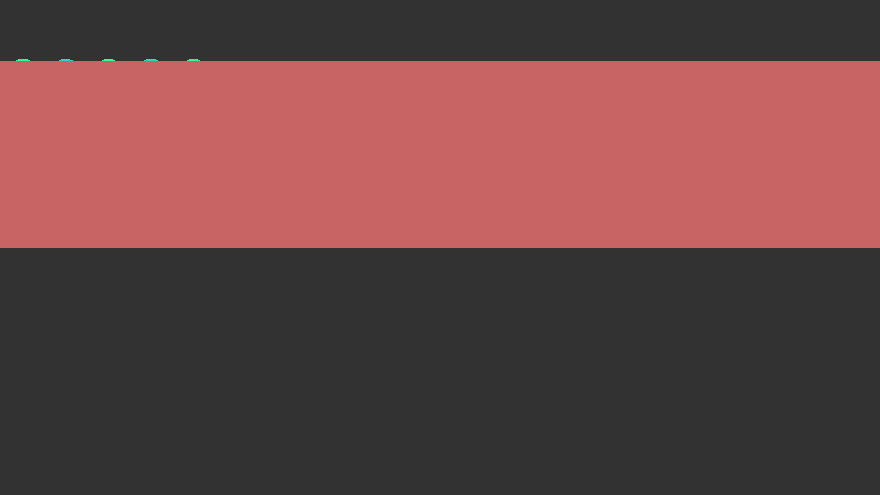
Frame 1 (no input)
Frame 2 (the mouse pressed at the canvas centre, redrawn once): identical to frame 1, image omitted

The Processing sketch that drew this single still picture (run headless with seeded random() and noise(); the mouse was pressed at the canvas centre and the sketch redrawn once):

// Processing sketch: Raytracer
// ── Raytracer.pde
float scale = 100;

//camera: position, rotation, FOV, aspectratio, width, density
Camera cam = new Camera(new PVector(0,0,0), new PVector(0,0,0), 40, 16.0/9.0, 880, new PVector(1,1));
Camera cam1 = new Camera(new PVector(0,0,0), new PVector(0,0,0), 90, 16.0/9.0, 880, new PVector(10,10));


// camera-dependent values
Camera selectedCam = cam;

//camera rotation: rotate sensor plane, calculate direction of center ray as orthogonal, use to calculate fov
PImage img = createImage(int(selectedCam.resolution.x), int(selectedCam.resolution.y), RGB);

int bounces = 10;

PVector bg_color = new PVector(50, 50, 50);

float u = selectedCam.u;

Object[] objects;

public void settings(){
  size(int(selectedCam.resolution.x),int(selectedCam.resolution.y));
  //fullScreen();

  noLoop();
}

void setup() {
  
  objects = new Object[] {
    new Sphere(new PVector(50, -100, 90), int(50), new PVector(255, 255, 255), 0, 0), // Light
    new Plane( new PVector(80, 60, 0), new PVector(200, 100, 100), 0.0, 0.5), // (subsoil)
    
    new Sphere(new PVector(-50, 40, 175), int(15), new PVector(46, 259, 151), 0.2, 0.5), // Small sphere
    new Sphere(new PVector(0, 40, 175), int(15), new PVector(46, 215, 187), 0.2, 0.5), // Small sphere
    new Sphere(new PVector(50, 40, 175), int(15), new PVector(46, 259, 151), 0.2, 0.5), // Small sphere
    new Sphere(new PVector(100, 40, 175), int(15), new PVector(46, 215, 187), 0.2, 0.5), // Small sphere
    new Sphere(new PVector(150, 40, 175), int(15), new PVector(46, 259, 151), 0.2, 0.5), // Small sphere
  };
}


void draw() {
  img.loadPixels();
  
  println(selectedCam, selectedCam.origin);
  
  // Sending a Ray for every pixel
  for (int x = 0; x < selectedCam.resolution.x; x++) {
    for (int y = 0; y < selectedCam.resolution.y; y++) {
      
      PVector renderColor = new PVector();
      color c;
      for (int a = 0; a < selectedCam.density.x; a++) {
        for (int b = 0; b < selectedCam.density.y; b++) {
          
          Ray r = new Ray(
            new PVector(x + selectedCam.origin.x + a/(selectedCam.density.x), y + selectedCam.origin.y + b/(selectedCam.density.y), 0 + selectedCam.origin.z), 
            new PVector( map(x, 0, selectedCam.resolution.x, -selectedCam.FOV , selectedCam.FOV ), map(y, 0, selectedCam.resolution.y, -selectedCam.FOV / selectedCam.aspectratio, selectedCam.FOV / selectedCam.aspectratio), 1)
          );
          
          if(a == 0 && b==0 && r.intGet() == false){
            renderColor = PVector.mult(bg_color, selectedCam.density.x * selectedCam.density.y);
            //break;
            a = int(selectedCam.density.x);
            b = int(selectedCam.density.y);
          }
          else {
            PVector col = r.cast(null, new PVector(), 0);
            renderColor.add(col);
            
          }
        }
      }
      
      c = color(renderColor.x / (selectedCam.density.x * selectedCam.density.y), renderColor.y / (selectedCam.density.x * selectedCam.density.y), renderColor.z / (selectedCam.density.x * selectedCam.density.y));
      //println(red(c), green(c), blue(c));
      img.pixels[int(y * selectedCam.resolution.x) + x] = c; // Adding pixel to image
    }
  }
  
  /*
  Ray r = new Ray( new PVector(x + a/(density/2), y + b/(density/2), 0), new PVector(0, 0, 1));
        if(a == 0 && r.intGet() == false){
          a = density;
        }
        else {
          PVector col = r.cast(null, new PVector(), 0);
          f++;
          //println(col);
          renderColor.add(col);
          
          b++;
        }
  */
  
  // Displaying the image
  img.updatePixels();
  image(img, 0, 0);
  
  // Saving the image
  //img.save("output.jpg");
  
  // Done message with timer
  println("done [" + millis()/1000 + "s " + (millis() - (millis()/1000 * 1000)) + "ms]");
  println(int(selectedCam.resolution.x * selectedCam.resolution.y) + " pixels rendered, using " + int((selectedCam.resolution.x * selectedCam.resolution.y) * (selectedCam.density.x * selectedCam.density.y)) + " rays. (" + int(selectedCam.density.x * selectedCam.density.y) + " rays per pixel)");
}

void calcRotation(Ray ray){
  float tempX = ray.origin.x;
  float tempY = ray.origin.y;
  float tempZ = ray.origin.z;
  
  // Um z 
  PVector temp = new PVector(tempX, tempY); 
  temp.rotate( radians(selectedCam.direction.z) );
  tempX = temp.x;
  tempY = temp.y;
 
  // Um y
  temp = new PVector(tempX, tempZ); 
  temp.rotate( radians(selectedCam.direction.y) );
  tempX = temp.x;
  tempZ = temp.y;
  
  // Um x
  temp = new PVector(tempZ, tempX); 
  temp.rotate( radians(selectedCam.direction.y) );
  tempZ = temp.x;
  tempX = temp.y;
  
  // set new origin
  ray.origin.x = tempX;
  ray.origin.y = tempY;
  ray.origin.z = tempZ;

}

// ── Camera.pde
class Camera {
  PVector origin;
  PVector direction;
  float FOV;
  float aspectratio;
  int frameWidth;
  int frameHeight;
  PVector resolution;
  PVector density;
  float u;
  Camera(PVector origin_, PVector direction_, float FOV_, float aspectratio_, int frameWidth_, PVector density_){
    u = frameWidth_ / scale;
    origin = PVector.mult(origin_, u);
    
    direction = direction_;
    FOV = map(FOV_, 0, 90, 0, 1); // Converting FOV from degrees to 0, 1
    aspectratio = aspectratio_;
    frameWidth = frameWidth_;
    frameHeight = int(frameWidth / aspectratio);
    resolution = new PVector(frameWidth, frameHeight); 
    density = density_;
  }
  
  void calcRotation(){
    return;
  }
}

// ── Material.pde
class Material{
  float roughness;
  float reflectivity;
  float luminance;
  PVector c;
  Material(color c_ , float roughness_, float reflectivity_, float luminance_){
    c = new PVector(red(c_),green(c_), blue(c_));
    roughness = roughness_;
    reflectivity = reflectivity_;
    luminance = luminance_;
  }
  
}

// ── Object.pde
class Object {
  PVector origin;

  PVector c;
  float roughness;
  float reflectivity;

  float intDist(Ray ray) {
    return 0;
  }
  
  PVector getIntNormal(Ray ray) {
    return new PVector();
  }
}

class Sphere extends Object { 
  int radius;
  PVector normal;

  Sphere(PVector origin_, int radius_, PVector c_, float roughness_, float reflectivity_) {
    origin = origin_;
    radius = radius_;
    c = c_;
    roughness = roughness_;
    reflectivity = reflectivity_;
  } 

  float intDist(Ray ray) {
    float t0;
    float t1;
    float t2;

    // formeln von scratchapixel.com
    float a = pow(ray.direction.mag(), 2);
    float b = PVector.mult(ray.direction, 2).dot(PVector.sub(ray.origin, origin));
    float c = pow((PVector.sub(ray.origin, origin).mag()), 2) - pow(radius, 2);

    float delta = pow(b, 2) - 4 * a * c;
    if ( delta > 0) { // 2 intersections

      t1 = -0.5 * (b + sqrt(delta))/a;
      t2 = -0.5 * (b - sqrt(delta))/a;

      if (t1 < t2) { // originally t1 < t2 -> in case of problems
        t0 = t2;
      } else {
        t0 = t1;
      }
      
    } else if ( delta == 0) { // 1 intersection
      t0 = -0.5 * b / a;
      
    } else { //no intersection
      t0 = 0;
    }

    return t0;
  }
  
  PVector getIntNormal(Ray ray) {
    return PVector.sub(origin, ray.intPoint).normalize();
  }
}

class Plane extends Object {
  PVector dimensions;
  PVector rotation;

  PVector normal = new PVector(0, 1, 0);

  Plane(PVector origin_, PVector dimensions_, PVector rotation_, PVector c_, float roughness_, float reflectivity_) {
    origin = origin_;
    dimensions = dimensions_;
    rotation = rotation_;
    c = c_;
    roughness = roughness_;
    reflectivity = reflectivity_;
  }

  Plane(PVector origin_, PVector c_, float roughness_, float reflectivity_) {
    origin = origin_;
    c = c_;
    roughness = roughness_;
    reflectivity = reflectivity_;
  }

  float intDist(Ray ray) {
    float a = PVector.dot(PVector.sub(origin, ray.origin), normal);
    float b = PVector.dot(ray.direction, normal);
    
    if (b != 0) {
      if (a/b > 0) {
        return a / b;
      }
    }
    
    return 0;
  }
  
  PVector getIntNormal(Ray ray) {
    return normal;
  }

  void calc_points() { //calculate points from origin, dimension & rotation
  }
}

// ── Ray.pde
class Ray {
  PVector origin;
  PVector direction;
  
  // Intersection
  float intDist;
  PVector intPoint;
  PVector intNormal;
  Object intObj;
  
  Ray(PVector origin_, PVector direction_) {
    origin = origin_;
    direction = direction_;
  }
  
  boolean intGet() {
    float t_min = 0;
    Object closest = null;
    //println();
    for(Object obj : objects){
      float t = 0;
      
      t = obj.intDist(this);
      
      if( t != 0 ){ // hit
        if (t_min == 0 || abs(t) < t_min) {
        //if (t_min == 0 || t < t_min) {
          t_min = t;
          closest = obj; 
          
        }
      }
      //println(this.origin, obj, t, t_min);
    }

    if (t_min != 0) {
      intDist = t_min;
      intObj = closest;
      intPoint = PVector.add(origin, PVector.mult(direction, intDist));
      intNormal = intObj.getIntNormal(this);
      
      return true;
    }
    return false;
  }
  
  PVector cast(Object firstHitObject, PVector prevColor, int count) {
    PVector newColor = bg_color;
    
    if (intGet()) {
      if (count < bounces) {
        
        if (count == 0) {
          //intObj.c = new PVector(intNormal.x * 255, intNormal.y * 255, intNormal.z * 255);
          newColor = intObj.c;
          firstHitObject = intObj;
        } else { // Mixing current color with object-color
          newColor = PVector.add(PVector.mult(intObj.c, firstHitObject.reflectivity), PVector.mult(prevColor, 1-firstHitObject.reflectivity));
        }
      
        // Calculating the vector that forms the same angle relative to the normal as the incoming ray 
        PVector d = PVector.mult(direction, intDist);
        PVector intersection_vector = PVector.sub(PVector.mult(intNormal, 2 * PVector.dot(d, intNormal)), d);
        
        
        if (firstHitObject instanceof Sphere) {
          //println(intDist, intObj, firstHitObject);
        }
        
        //print(intersection_vector + ", \t\t\t");
        
        // Calculating the successive ray's origin and direction
        // The roughness-factor controls the amount of surface scattering (randomness of reflection-direction)
        PVector rDirection = 
          PVector.add(
            intersection_vector.normalize(), 
            new PVector(random(-1, 1) * intObj.roughness, random(-1, 1) * intObj.roughness, random(-1, 1) * intObj.roughness)
          ).normalize();
          
        PVector rOrigin = PVector.add(intPoint, PVector.mult(rDirection, 0.01)); // The successive ray gets a small offset 
        //println(firstHitObject.getClass().getName());
        // Only cast the next ray if it doesn't point into the object
        if (PVector.dot(rDirection, intNormal) >= 0) {
          
          Ray r = new Ray(rOrigin, rDirection);
          return r.cast(firstHitObject, newColor, count + 1);
          
        }
      }
    } else if (firstHitObject != null) {
      newColor = PVector.add(PVector.mult(bg_color, 1-firstHitObject.reflectivity), PVector.mult(prevColor, firstHitObject.reflectivity));
    }
    // Returning final color
    return newColor;
  }
  
}
